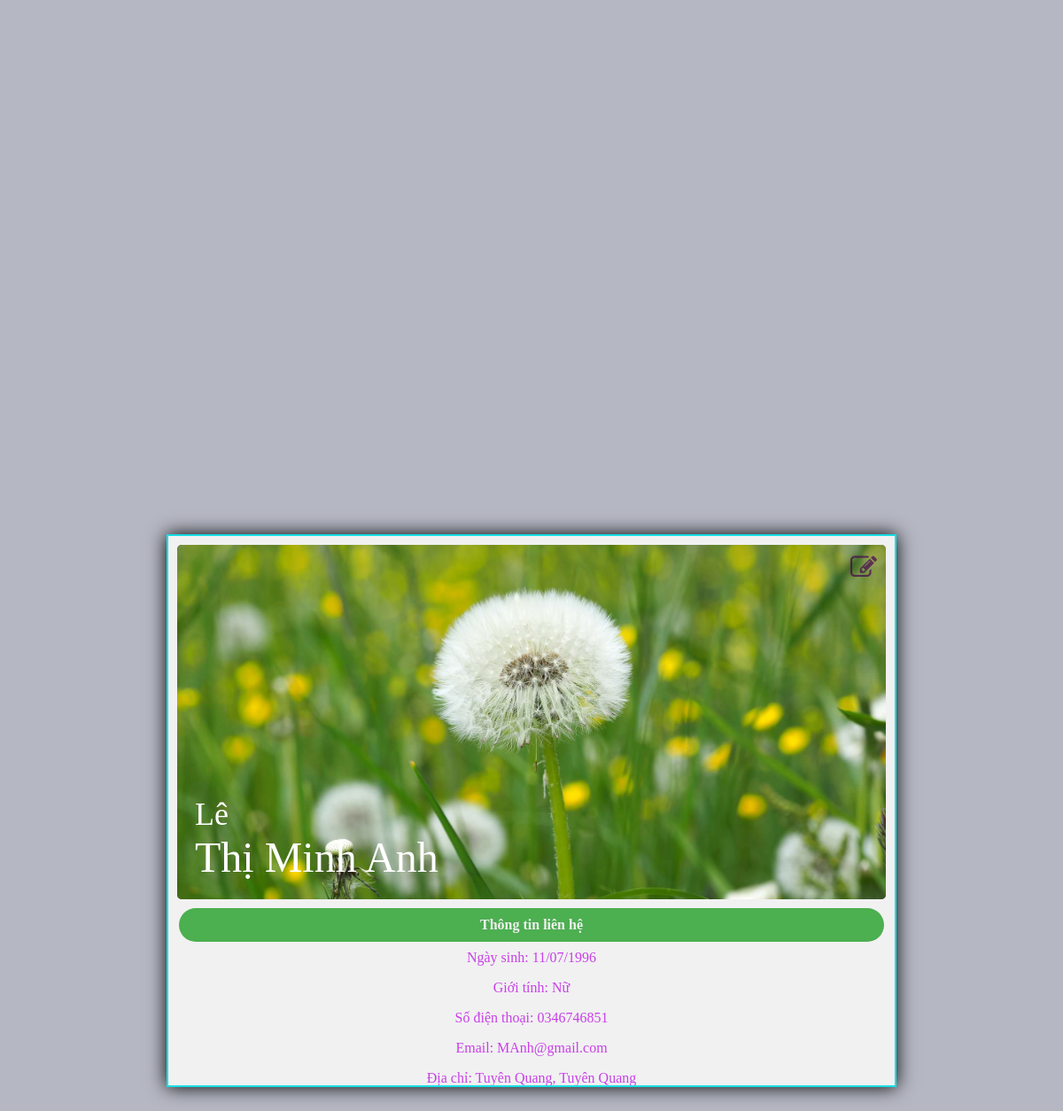
Screenshot of /card.php with the database file from the repository.
### tables this page shows
CREATE TABLE `cuu_sv` (
  `student_id` smallint(5) UNSIGNED NOT NULL,
  `name` varchar(225) NOT NULL,
  `class_id` smallint(5) UNSIGNED NOT NULL,
  `birthday` date NOT NULL,
  `sex` tinyint(1) NOT NULL,
  `phone` varchar(50) NOT NULL,
  `Email` varchar(50) NOT NULL,
  `img` varchar(255) NOT NULL,
  `district_id` varchar(5) NOT NULL,
  `active` tinyint(1) NOT NULL
);

CREATE TABLE `district` (
  `districtid` varchar(5) NOT NULL,
  `name` varchar(100) NOT NULL,
  `type` varchar(30) NOT NULL,
  `location` varchar(30) NOT NULL,
  `provinceid` varchar(5) NOT NULL,
  `active_d` tinyint(1) NOT NULL
);

CREATE TABLE `province` (
  `provinceid` varchar(5) NOT NULL,
  `name` varchar(100) NOT NULL,
  `type` varchar(30) NOT NULL,
  `active_p` tinyint(1) NOT NULL
);

### variable.php (called while the page is built, shortened)
<?php
	$tb_sv = mysqli_query($link, "SELECT LEFT(name,LOCATE(' ', name)-1) as first, RIGHT(name,CHAR_LENGTH(name)-LOCATE(' ', name)) as last,
									class_id, birthday, sex, phone, Email,img, district_id
									FROM cuu_sv WHERE student_id='$id_active'");
	$temp = mysqli_fetch_array ($tb_sv);
	$firstname = $temp['first'];
	$lastname = $temp['last'];
	$last_birthday = $temp['birthday'];
	$birthday = date_format(date_create($last_birthday),"d/m/Y");
	$phone = $temp['phone'];
	$Email = $temp['Email'];
	$img = $temp['img'];
	if ($temp['sex']  ==  '1') 	$sex = 'Nam';
	else $sex = 'Nữ';
	$id_district= $temp['district_id'];
	$tb_district = mysqli_query($link, "SELECT * FROM district  WHERE districtid =  '$id_district'");
	$temp = mysqli_fetch_array ($tb_district);
	$district = $temp['name'];
	$id_province= $temp['provinceid'];
	$tb_province = mysqli_query($link, "SELECT * FROM province WHERE provinceid = '$id_province'");
	$temp = mysqli_fetch_array ($tb_province);
	$province = $temp['name'];
?>

### card.php (the view, shortened to what this page needs)
<!DOCTYPE html>
<html lang="en">
<head>
	<link rel="stylesheet" href="css/card.css">
</head>
<body>
	<?php
	include("connect.php");
	$account = mysqli_query($link, "SELECT * FROM account WHERE active=1");
	$temp = mysqli_fetch_array ($account);
	$id_active = $temp['student_id'];
	include("variable.php");
	?>
	<div class="card">
		<div class="card-header">
			<div class="cover" style="background-image: url( <?php echo "$img"; ?>);"></div>
			<div class="menu">
				<label for="file"> </label><i class="fa fa-pencil-square-o" aria-hidden="true" id="file"></i>
			</div>
			<div class="name">
				<span class="first"><?php echo "$firstname"; ?></span>
				<span class="last"> <?php echo "$lastname"; ?> </span>
			</div>
		</div>
		<div class="container">
			<table style="width:100%" >
				<tr>
					<th>Thông tin liên hệ</th>
				</tr>
				<tr>
					<td>Ngày sinh: <span id="ns"><?php echo "$birthday"; ?></span></td>
				</tr>
				<tr>
					<td>Giới tính: <span id="gt"><?php echo "$sex"; ?></span></td>
				</tr>
				<tr>
					<td>Số điện thoại: <span id="sdt"><?php echo "$phone"; ?></span></td>
				</tr>
				<tr>
					<td>Email: <span id="email"><?php echo "$Email"; ?></span></td>
				</tr>
				<tr class="bott">
					<td>Địa chỉ: <span id="dc"><?php echo "$district, $province"; ?></span></td>
				</tr>
			</table>
		</div>
	</div>
</body>
</html>

### css/card.css (style rules this page uses)
* { padding: 0; margin: 0; font-family: "Cambria Math"; list-style: none; text-decoration: none; }
body { background: #b5b7c3; }
.card { width: 800px; height: 600px; position: absolute; top: 50%; left: 50%; background: #f1f1f1; transform: translate(-50%,-50%); overflow: auto; padding: 10px; border: 2px solid #16dee5; box-shadow: 0px 0px 20px black; }
.card-header { height: 400px; overflow: hidden; vertical-align:top; position: relative; border-radius: 5px; }
.card-header .cover { height: 400px; background-color: #af1fb1; background-repeat: no-repeat; background-position: center center; background-size: cover; }
.card-header .menu { position: absolute; top: 10px; right: 10px; display: flex; align-items: center; color: #45044d; opacity: 0.7; font-size: 30px; cursor: pointer; }
.card-header .name { position: absolute; bottom: 20px; left: 20px; color: white; }
.first { font-size: 36px; display: block; }
.last { display: block; font-size: 48px; }
.container { text-align: center; position: relative; padding-top: 8.5px; }
.container table th { background: #4CAF50; border-radius: 4px; color: #f1f1f1; size: 1000px; padding: 10px 10px; border-radius: 100px; border: 0px; }
.container table td { color: #c840e9; padding: 7px; border: 0px; }

### rows the page displays
cuu_sv: img (picture), birthday "11/07/1996", sex "Nữ", phone "0346746851", Email "MAnh@gmail.com"
district: name "Tuyên Quang"
province: name "Tuyên Quang"

### other values shown
$firstname "Lê"
$lastname "Thị Minh Anh"
